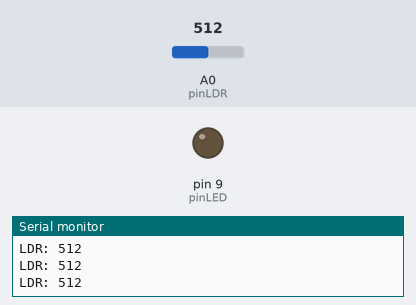
This sketch was run on a simulated Arduino Uno, built with avr-gcc and run on an emulated ATmega328P. Shown: output pins drawn as LEDs (lit = HIGH), the last lines printed to the serial monitor. The inputs (shaded band) are chosen by the test bench; at power-on: A0 (pinLDR) = 512.

Above: at 1.2 s.
1.3 s: A0 (pinLDR) set to 485
At 1.7 s:
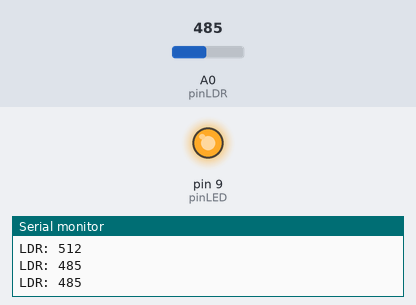
2.9 s: A0 (pinLDR) set to 510
At 4.2 s:
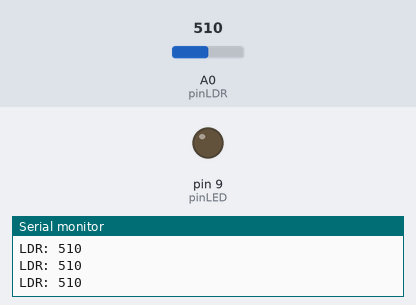
4.5 s: A0 (pinLDR) set to 490
At 5.6 s:
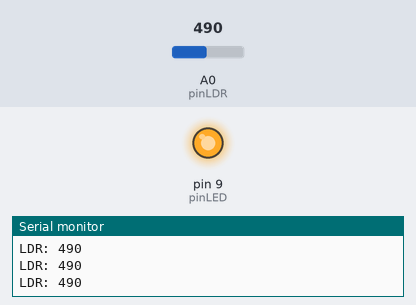
Timing chart, 0 to 7.5 s (numbered marks = the images above; inputs shaded):
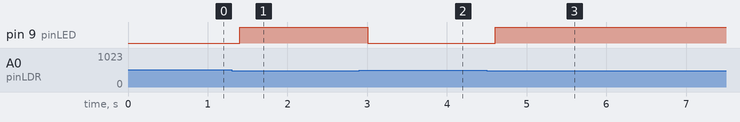

Measured:
- the behaviour switches between 500 and 499 on A0 (pinLDR) (found by bisection; images 0 and 1)
- after the input at 1.3 s, pin 9 (pinLED): LOW → HIGH after 0.10 s
- after the input at 2.9 s, pin 9 (pinLED): HIGH → LOW after 0.11 s
- after the input at 4.5 s, pin 9 (pinLED): LOW → HIGH after 0.11 s

The sketch:

semana-04.ino
```cpp
// Divisor: 5V -> LDR -> nodo A0 -> 10 kohm -> GND
const int pinLDR = A0, pinLED = 9;
const int umbral = 500; // Ajustar tras observar luz y oscuridad.
void setup() {
  pinMode(pinLED, OUTPUT);
  Serial.begin(9600);
}
void loop() {
  int luz = analogRead(pinLDR);
  digitalWrite(pinLED, luz < umbral ? HIGH : LOW);
  Serial.print("LDR: "); Serial.println(luz);
  delay(200);
}
```
